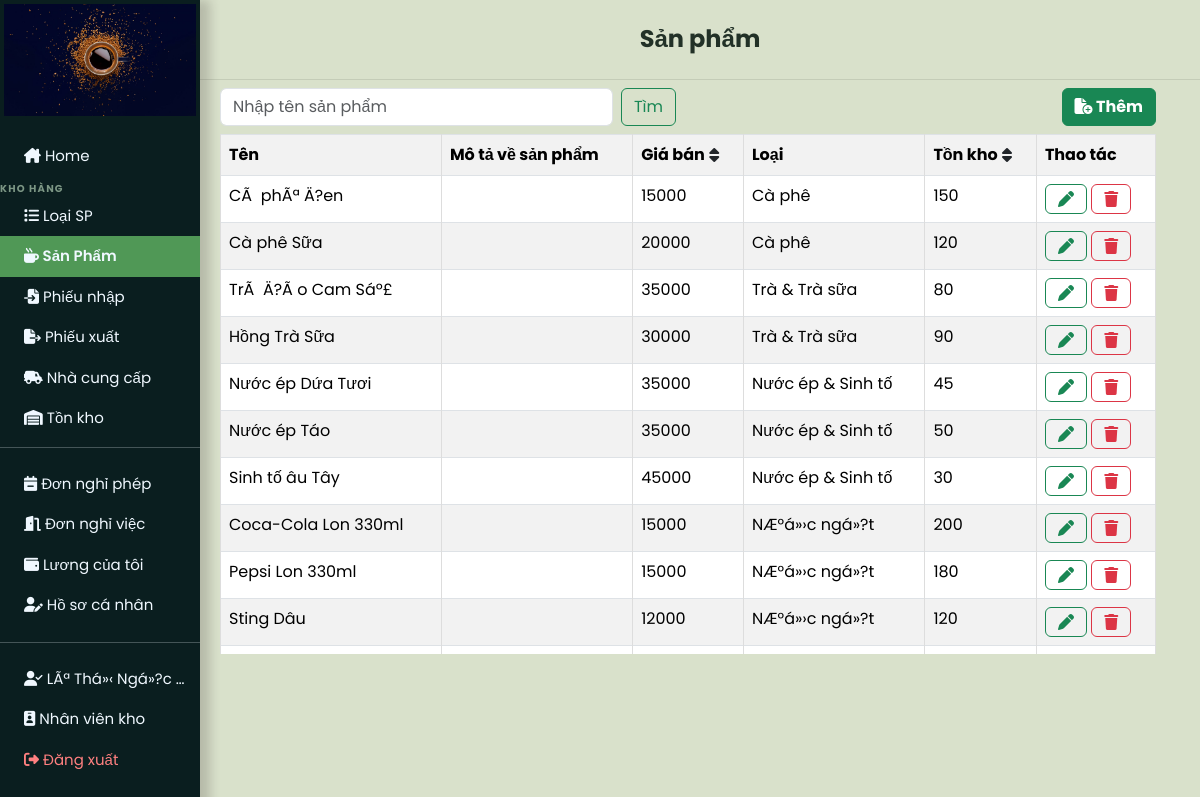
Screenshot of /user_page.php?sanpham (signed in) with the database file from the repository.
### tables this page shows
CREATE TABLE `accounts` (
  `account_id` int(11) NOT NULL,
  `full_name` varchar(150) NOT NULL,
  `email` varchar(150) NOT NULL,
  `password` varchar(255) NOT NULL,
  `role_id` int(11) NOT NULL DEFAULT 3,
  `position_id` int(11) DEFAULT NULL,
  `phone` varchar(20) DEFAULT NULL,
  `address` text DEFAULT NULL,
  `birth_date` date DEFAULT NULL,
  `gender` enum('nam','ná»¯','khÃ¡c') DEFAULT NULL,
  `hr_status` enum('active','resigned','on_leave') NOT NULL DEFAULT 'active',
  `system_status` enum('active','locked','disabled','pending') NOT NULL DEFAULT 'pending',
  `hire_date` date DEFAULT NULL,
  `created_at` timestamp NULL DEFAULT current_timestamp(),
  `updated_at` timestamp NULL DEFAULT current_timestamp() ON UPDATE current_timestamp()
);

CREATE TABLE `items` (
  `item_id` int(11) NOT NULL,
  `item_name` varchar(200) NOT NULL,
  `category_id` int(11) DEFAULT NULL,
  `description` text DEFAULT NULL,
  `unit_price` decimal(10,0) NOT NULL DEFAULT 0,
  `purchase_price` decimal(10,0) NOT NULL DEFAULT 0,
  `stock_quantity` int(11) NOT NULL DEFAULT 0,
  `item_status` enum('active','inactive') NOT NULL DEFAULT 'active',
  `item_image` varchar(255) DEFAULT NULL,
  `added_date` timestamp NULL DEFAULT current_timestamp(),
  `updated_at` timestamp NULL DEFAULT current_timestamp() ON UPDATE current_timestamp()
);

CREATE TABLE `category` (
  `category_id` int(11) NOT NULL,
  `category_name` varchar(100) NOT NULL,
  `created_at` timestamp NULL DEFAULT current_timestamp()
);

### src/models/authorization.php (called while the page is built, shortened)
<?php
function getRolePermissions(): array
{
    return [
        AppRole::ADMIN => [
            AppPermission::VIEW_DASHBOARD,
            AppPermission::MANAGE_CATALOG,
            AppPermission::VIEW_REPORTS,
            AppPermission::MANAGE_STAFF,
            AppPermission::MANAGE_ACCOUNTS,
        ],
        AppRole::MANAGER => [
            AppPermission::VIEW_DASHBOARD,
            AppPermission::MANAGE_CATALOG,
            AppPermission::MANAGE_WAREHOUSE,
            AppPermission::PROCESS_ORDERS,
            AppPermission::MANAGE_CUSTOMERS,
            AppPermission::VIEW_REPORTS,
            AppPermission::MANAGE_STAFF,
            AppPermission::MANAGE_ACCOUNTS,
        ],
        AppRole::SALES => [
            AppPermission::VIEW_DASHBOARD,
            AppPermission::PROCESS_ORDERS,
            AppPermission::MANAGE_CUSTOMERS,
        ],
        AppRole::WAREHOUSE => [
            AppPermission::VIEW_DASHBOARD,
            AppPermission::MANAGE_CATALOG,
            AppPermission::MANAGE_WAREHOUSE,
        ],
    ];
}
function roleLabel(string $roleName): string
{
    $labels = [
        AppRole::ADMIN     => 'Quản trị viên',
        AppRole::MANAGER   => 'Quản lý nhân sự',
        AppRole::SALES     => 'Nhân viên bán hàng',
        AppRole::WAREHOUSE => 'Nhân viên kho',
    ];
    return $labels[$roleName] ?? 'Không xác định';
}
function currentRole(): string
{
    return $_SESSION['role_name'] ?? '';
}
function currentUserId(): int
{
    return (int) ($_SESSION['account_id'] ?? 0);
}
function can(string $permission): bool
{
    $role = currentRole();
    $permissions = getRolePermissions();
    return in_array($permission, $permissions[$role], true);
}

### src/views/sanpham.php (the view, shortened to what this page needs)
<?php
if (!isset($ds_sp_timkiem)) {
    $sql = "select i.*, c.category_name from items i, category c
    where i.category_id = c.category_id and i.stock_quantity <> 0; ";
    $ds_sanpham =  mysqli_query($conn, $sql);
    $ds_sanpham = mysqli_fetch_all($ds_sanpham, MYSQLI_ASSOC);
}else{
    $ds_sanpham = array_values(array_filter($ds_sp_timkiem, function ($sp) {
        return ((int)($sp['stock_quantity'] ?? 0)) !== 0;
    }));
}
?>
<div class="dash_board px-2">
    <div class="container-fluid row justify-content-between">
        <form method="GET" action="user_page.php?" class="d-flex col-6 my-2" role="search">
            <input class="form-control me-2" type="search" placeholder="Nhập tên sản phẩm" name='timkiem-sanpham' aria-label="Search">
            <button class="btn btn-outline-success" type="submit">Tìm</button>
        </form>
        <?php if (can(AppPermission::MANAGE_CATALOG)) : ?>
            <div class="text-end col-4">
                <a href="user_page.php?sanpham=them" class="my-2 btn btn-success fw-bolder"><i class="fa-solid fa-file-circle-plus"></i> Thêm</a>
            </div>
        <?php endif; ?>
        <div class="product-table-scroll w-100">
        <table id="myTable" class="table container-fluid text-center table-hover table-striped table-bordered">
            <tr>
                <th >Tên <i href="" class=" fw-bolder"></i></i></th>
                <th>Mô tả về sản phẩm</th>
                <th onclick="sortTable(2)">Giá bán <i href="" class=" fw-bolder"><i class="p-0 btn fa-solid fa-sort"></i></th>
                <th>Loại</th>
                <th onclick="sortTable(4)">Tồn kho <i href="" class=" fw-bolder"><i class="p-0 btn fa-solid fa-sort"></i></th>
                <?php
                if (can(AppPermission::MANAGE_CATALOG))
                    echo "<th>Thao tác</th>";
                else
                    echo "<th>Ngày tạo</th>";
                ?>
            </tr>
            <?php foreach ($ds_sanpham as $sp) : ?>
                <tr>
                    <td><?= htmlspecialchars($sp['item_name']) ?></td>
                    <td><?= htmlspecialchars((string)$sp['description']) ?></td>
                    <td><?= intval($sp['unit_price']) ?></td>
                    <td><?= htmlspecialchars($sp['category_name']) ?></td>
                    <td><?= intval($sp['stock_quantity'] ?? 0) ?></td>
                    <?php
                    if (can(AppPermission::MANAGE_CATALOG))
                        echo '<td><a href="user_page.php?sanpham=sua&id=' . $sp['item_id'] . '"><i class="btn btn-outline-success fa-solid fa-pen"></i> </a>
                        <a href="user_page.php?sanpham=xoa&id=' . $sp['item_id'] . '" onclick="return confirm(\'Bạn có chắc chắn muốn xóa sản phẩm này không?\');"><i class="btn btn-outline-danger fa-solid fa-trash"></i></a></td>';
                    else
                        echo "<td>{$sp['added_date']}</td>";
                    ?>
                </tr>
            <?php endforeach; ?>
        </table>
        </div>
    </div>
</div>
</div>
</div>

### src/views/layouts/user_layout_start.php (shortened to what this page needs)
<!DOCTYPE html>
<html lang="en">
<head>
    <link href="https://cdn.jsdelivr.net/npm/bootstrap@5.3.3/dist/css/bootstrap.min.css" rel="stylesheet" />
    <link rel="stylesheet" href="https://cdnjs.cloudflare.com/ajax/libs/font-awesome/6.5.1/css/all.min.css" />
    <link rel="stylesheet" href="css/style.css" />
</head>
<?php
$roleName = currentRole();
$isWarehouseRole = $roleName === AppRole::WAREHOUSE;
$isManagerRole = $roleName === AppRole::MANAGER;
$isAdminRole = $roleName === AppRole::ADMIN;
?>
<?php
$currentTitle = 'COFFEE SHOP';
if (isset($_GET['home'])) {
    $currentTitle = 'COFFEE SHOP';
} elseif (isset($_GET['dashboard'])) {
    $currentTitle = 'COFFEE SHOP';
} elseif (isset($_GET['sanpham'])) {
    $currentTitle = 'Sản phẩm';
} elseif (isset($_GET['phieunhap'])) {
    $currentTitle = 'Phiếu nhập kho';
} elseif (isset($_GET['phieuxuat'])) {
    $currentTitle = 'Phiếu xuất kho';
} elseif (isset($_GET['kho_thongke'])) {
    $currentTitle = 'Thống kê tồn kho';
} elseif (isset($_GET['baocao_kho'])) {
    $currentTitle = 'Báo cáo kho';
} elseif (isset($_GET['baocao_kinhdoanh'])) {
    $currentTitle = 'Báo cáo kinh doanh';
} elseif (isset($_GET['baocao_nhansu'])) {
    $currentTitle = 'Báo cáo nhân sự';
} elseif (isset($_GET['nhacungcap'])) {
    $currentTitle = 'Quản lý nhà cung cấp';
} elseif (isset($_GET['loai'])) {
    $currentTitle = 'Loại sản phẩm';
} elseif (isset($_GET['donhang'])) {
    $currentTitle = 'Đơn hàng';
} elseif (isset($_GET['khachhang'])) {
    $currentTitle = 'Khách hàng';
} elseif (isset($_GET['nhansu'])) {
    $currentTitle = 'Nhân sự';
} elseif (isset($_GET['chucvu'])) {
    $currentTitle = 'Quản lý chức vụ';
} elseif (isset($_GET['bangluong'])) {
    $currentTitle = 'Bảng lương';
} elseif (isset($_GET['luong_ca_nhan'])) {
    $currentTitle = 'Lương của tôi';
} elseif (isset($_GET['donnghi'])) {
    $currentTitle = 'Đơn nghỉ phép';
} elseif (isset($_GET['donnghiviec'])) {
    $currentTitle = 'Đơn nghỉ việc';
} elseif (isset($_GET['profile'])) {
    $currentTitle = 'Hồ sơ cá nhân';
} elseif (isset($_GET['thongke'])) {
    $currentTitle = 'Thống kê';
}
?>
<body class="app-shell">
    <div class="nav-side p-0">
        <div class="logo p-1 justify-content-center text-center">
            <a href="user_page.php?home"> <img src="img/logo.jpg" alt="Logo"></a>
        </div>
        <div class="navs pt-3">
            <?php if (!$isManagerRole) : ?>
            <div class="container-fluid">
                <a class="text-truncate <?= isset($_GET['home'])||isset($_GET['dashboard']) ? 'active' : '' ?>"
                   href="user_page.php?home"><i class="fa-solid fa-house-chimney"></i> Home</a>
            </div>
            <?php endif; ?>
            <?php if ($isWarehouseRole || $isAdminRole) : ?>
                <div class="nav-section-label">KHO HÀNG</div>
                <div class="container-fluid">
                    <a class="text-truncate <?= isset($_GET['loai']) ? 'active' : '' ?>"
                       href="user_page.php?loai"><i class="fa-solid fa-list"></i> Loại SP</a>
                </div>
                <div class="container-fluid">
                    <a class="text-truncate <?= isset($_GET['sanpham']) ? 'active' : '' ?>"
                       href="user_page.php?sanpham"><i class="fa-solid fa-mug-hot"></i> Sản Phẩm</a>
                </div>
                <div class="container-fluid">
                    <a class="text-truncate <?= isset($_GET['phieunhap']) ? 'active' : '' ?>"
                       href="user_page.php?phieunhap"><i class="fa-solid fa-file-import"></i> Phiếu nhập</a>
                </div>
                <div class="container-fluid">
                    <a class="text-truncate <?= isset($_GET['phieuxuat']) ? 'active' : '' ?>"
                       href="user_page.php?phieuxuat"><i class="fa-solid fa-file-export"></i> Phiếu xuất</a>
                </div>
                <div class="container-fluid">
                    <a class="text-truncate <?= isset($_GET['nhacungcap']) ? 'active' : '' ?>"
                       href="user_page.php?nhacungcap"><i class="fa-solid fa-truck-field"></i> Nhà cung cấp</a>
                </div>
                <div class="container-fluid">
                    <a class="text-truncate <?= isset($_GET['kho_thongke']) ? 'active' : '' ?>"
                       href="user_page.php?kho_thongke"><i class="fa-solid fa-warehouse"></i> Tồn kho</a>
                </div>
            <?php endif; ?>
        </div>
        <?php if (!$isManagerRole && !$isAdminRole) : ?>
        <hr class="mt-2">
        <div class="navs text-center p-0">
            <div class="container-fluid">
                <a class="text-truncate <?= isset($_GET['donnghi']) ? 'active' : '' ?>"
                   href="user_page.php?donnghi"><i class="fa-solid fa-calendar-minus"></i> Đơn nghỉ phép</a>
            </div>
            <div class="container-fluid">
                <a class="text-truncate <?= isset($_GET['donnghiviec']) ? 'active' : '' ?>"
                   href="user_page.php?donnghiviec"><i class="fa-solid fa-door-open"></i> Đơn nghỉ việc</a>
            </div>
            <div class="container-fluid">
                <a class="text-truncate <?= isset($_GET['luong_ca_nhan']) ? 'active' : '' ?>"
                   href="user_page.php?luong_ca_nhan"><i class="fa-solid fa-wallet"></i> Lương của tôi</a>
            </div>
            <div class="container-fluid">
                <a class="text-truncate <?= isset($_GET['profile']) ? 'active' : '' ?>"
                   href="user_page.php?profile"><i class="fa-solid fa-user-pen"></i> Hồ sơ cá nhân</a>
            </div>
        </div>
        <?php endif; ?>
        <div class="navs text-center p-0">
            <hr class="mt-3">
            <div class="container-fluid">
                <a class="text-truncate"><i class="fa-solid fa-user-check"></i> <?= $user_name ?? '' ?></a>
            </div>
            <div class="container-fluid">
                <a class="text-truncate"><i class="fa-solid fa-id-badge"></i> <?= roleLabel(currentRole()) ?></a>
            </div>
            <div class="    container-fluid logout-btn">
                <a class="text-truncate" href="logout.php"><i class="fa-solid fa-right-from-bracket"></i> Đăng xuất</a>
            </div>
        </div>
    </div>
    <div class="app-right">
        <?php if (!isset($_GET['home']) && !isset($_GET['dashboard'])): ?>
        <div class="app-topbar px-3">
            <h4 class="mb-0 fw-bold"><?= htmlspecialchars($currentTitle) ?></h4>
        </div>
        <?php endif; ?>
        <div class="main p-0 <?= (isset($_GET['home']) || isset($_GET['dashboard'])) ? 'h-100' : '' ?>">

### css/style.css (style rules this page uses)
html, body { height: 100%; margin: 0; padding: 0; background-color: #d9e1cb; overflow: hidden; }
.app-shell { height: 100vh; width: 100%; position: relative; margin: 0; }
a { text-decoration: none; }
.nav-side { color: aliceblue; background-color: #0a1e1f; box-shadow: 10px 0px 10px 0px rgba(45, 33, 33, 0.2); width: 220px; min-width: 220px; height: 100vh; max-height: 100vh; overflow-y: auto; overflow-x: hidden; position: fixed; left: 0; top: 0; z-index: 40; scrollbar-width: thin; scrollbar-color: rgba(100,180,100,0.3) transparent; }
.app-right { margin-left: 220px; width: calc(100% - 220px); height: 100vh; display: flex; flex-direction: column; min-width: 0; }
.app-topbar { height: 80px; min-height: 80px; background: #d9e1cb; border-bottom: 1px solid #c4ccb7; display: flex; align-items: center; justify-content: center; text-align: center; padding: 0 !important; position: sticky; top: 0; z-index: 30; }
.app-topbar h4 { color: #223127; font-weight: 400; width: 100%; margin: 0; }
.main { flex: 1 1 auto; height: calc(100vh - 80px); overflow-y: auto; overflow-x: hidden; }
@media (max-width: 1200px) { .nav-side { width: 200px; min-width: 200px; } }
@media (max-width: 1200px) { .app-right { margin-left: 200px; width: calc(100% - 200px); } }
.logo { background-color: #0a1e1f; height: 120px; display: flex; overflow: hidden; }
.logo a { width: 100%; height: 100%; }
.logo img { width: 100%; height: 100%; object-fit: cover; transition: transform 0.3s ease; }
.navs a { display: block; text-align: left; color: aliceblue; transition: background-color 0.3s ease-in-out; padding: 9px 10px 9px 24px; font-size: 15px; }
.navs div { padding: 0px; }
.nav-section-label { color: rgba(200, 230, 200, 0.6); font-size: 10px; font-weight: 700; letter-spacing: 1.2px; text-transform: uppercase; padding: 8px 16px 2px; margin-top: 4px; }
.navs a.active { background-color: rgb(80, 152, 86); font-weight: 600; }
.logout-btn a { color: #ff8080 !important; }
table { width: 100%; border-collapse: collapse; }
tr:nth-child(even) { background-color: #f2f2f2; }
th { background-color: #4caf50; color: white; }
td, th { border: 1px solid #ddd; padding: 8px; text-align: left; }
.product-table-scroll { max-height: 520px; overflow-y: auto; overflow-x: auto; }
.product-table-scroll table thead th, .product-table-scroll table tr:first-child th { position: sticky; top: 0; z-index: 2; }
* { font-family: "Poppins", sans-serif; margin: 0; padding: 0; box-sizing: border-box; outline: none; border: none; text-decoration: none; }

### rows the page displays
accounts: full_name "LÃª Thá»‹ Ngá»?c…"
items: item_name "CÃ phÃª Ä?en", unit_price "15000", category.category_name "Cà phê", stock_quantity "150"
items: item_name "Cà phê Sữa", unit_price "20000", category.category_name "Cà phê", stock_quantity "120"
items: item_name "TrÃ Ä?Ã o Cam Sáº£", unit_price "35000", category.category_name "Trà & Trà sữa", stock_quantity "80"
items: item_name "Hồng Trà Sữa", unit_price "30000", category.category_name "Trà & Trà sữa", stock_quantity "90"
items: item_name "Nước ép Dứa Tươi", unit_price "35000", category.category_name "Nước ép & Sinh tố", stock_quantity "45"
items: item_name "Nước ép Táo", unit_price "35000", category.category_name "Nước ép & Sinh tố", stock_quantity "50"
items: item_name "Sinh tố âu Tây", unit_price "45000", category.category_name "Nước ép & Sinh tố", stock_quantity "30"
items: item_name "Coca-Cola Lon 330ml", unit_price "15000", category.category_name "NÆ°á»›c ngá»?t", stock_quantity "200"
items: item_name "Pepsi Lon 330ml", unit_price "15000", category.category_name "NÆ°á»›c ngá»?t", stock_quantity "180"
items: item_name "Sting Dâu", unit_price "12000", category.category_name "NÆ°á»›c ngá»?t", stock_quantity "120"

### other values shown
roleLabel(currentRole()) "Nhân viên kho"
$currentTitle "Sản phẩm"
